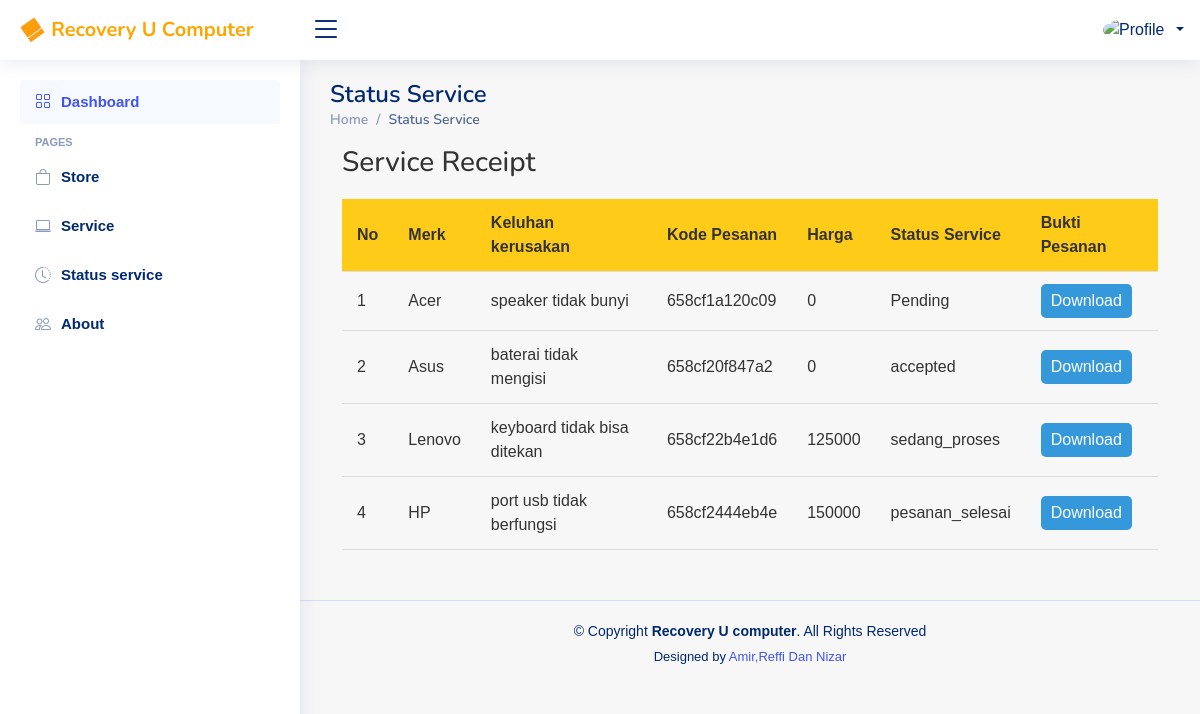
Screenshot of /user/content/status/status.php with the database file from the repository.
### tables this page shows
CREATE TABLE `service_requests` (
  `id_pesan` int(50) NOT NULL,
  `merk` varchar(50) NOT NULL,
  `foto` varchar(255) NOT NULL,
  `detail` text NOT NULL,
  `create_at` timestamp NOT NULL DEFAULT current_timestamp(),
  `token` varchar(100) DEFAULT NULL,
  `tanggal` date DEFAULT NULL,
  `jam` varchar(20) DEFAULT NULL,
  `nama_lengkap` varchar(100) DEFAULT NULL,
  `telepon` varchar(20) DEFAULT NULL,
  `status` varchar(20) NOT NULL DEFAULT 'pending',
  `price` int(200) NOT NULL
);

### user/content/status/status.php (the view, shortened to what this page needs)
<?php
class DatabaseManager
{
  protected $conn;
  public function __construct($connection)
  {
    $this->conn = $connection;
  }
  public function executeQuery($query)
  {
    return mysqli_query($this->conn, $query);
  }
  public function getProducts()
  {
    return $this->executeQuery("SELECT id_pesan, merk, detail, token, price, status FROM service_requests ORDER BY id_pesan ASC");
  }
}
class ProductService extends DatabaseManager
{
  public function displayProducts()
  {
    $products = $this->getProducts();
    $index = 1;
    if (mysqli_num_rows($products) > 0) {
      while ($row = mysqli_fetch_assoc($products)) {
        echo '<tr>
                <td>' . $index . '</td>
                <td>' . $row['merk'] . '</td>
                <td>' . $row['detail'] . '</td>
                <td>' . $row['token'] . '</td>
                <td>' . $row['price'] . '</td>
                <td>';
        $index++;
        if ($row['status'] == 'pending') {
          echo '<span class="pending-label">Pending</span>';
        } else {
          echo $row['status'];
        }
        echo '<td><a href="struk.php?id=' . $row['id_pesan'] . '">Download</a></td>';
      }
    } else {
      echo "No data found";
    }
  }
}
$ds = DIRECTORY_SEPARATOR;
$base_dir = realpath(dirname(__FILE__) . $ds . '../../../') . $ds;
require_once("{$base_dir}user{$ds}core{$ds}header.php");
require_once("/xampp/htdocs/help-center/help-center/help-center/user/core/connection.php");
$productService = new ProductService($conn);
?>
<main id="main" class="main">
  <div class="pagetitle">
    <h1>Status Service</h1>
    <nav>
      <ol class="breadcrumb">
        <li class="breadcrumb-item"><a href="/help-center/help-center/help-center/user/content/dashboard/dashboard.php">Home</a></li>
        <li class="breadcrumb-item active">Status Service</li>
      </ol>
    </nav>
  </div>
  <section class="section dashboard">
    <div class="row">
      <h3>Service Receipt</h3>
      <div class="table-container">
        <table class="receipt-table">
          <thead>
            <tr>
              <th>No</th>
              <th>Merk</th>
              <th>Keluhan kerusakan</th>
              <th>Kode Pesanan</th>
              <th>Harga</th>
              <th>Status Service</th>
              <th>Bukti Pesanan</th>
            </tr>
          </thead>
          <tbody>
            <?php $productService->displayProducts(); ?>
          </tbody>
        </table>
      </div>
    </div>
  </section>
</main>
<?php require_once("{$base_dir}user{$ds}core{$ds}footer.php"); ?>

### user/core/header.php (shortened to what this page needs)
<!DOCTYPE html>
<html lang="en">
<head>
  <link href="../../../assets/vendor/bootstrap/css/bootstrap.min.css" rel="stylesheet">
  <link href="../../../assets/vendor/bootstrap-icons/bootstrap-icons.css" rel="stylesheet">
  <link href="../../../assets/vendor/boxicons/css/boxicons.min.css" rel="stylesheet">
  <link href="../../../assets/vendor/quill/quill.snow.css" rel="stylesheet">
  <link href="../../../assets/vendor/quill/quill.bubble.css" rel="stylesheet">
  <link href="../../../assets/vendor/remixicon/remixicon.css" rel="stylesheet">
  <link href="../../../assets/vendor/simple-datatables/style.css" rel="stylesheet">
  <link href="../../../assets/css/style.css" rel="stylesheet">
</head>
<body>
  <header id="header" class="header fixed-top d-flex align-items-center">
    <div class="d-flex align-items-center justify-content-between">
      <a href="../dashboard/dashboard.php" class="logo d-flex align-items-center">
        <img src="../../../assets/img/icon.png" alt="">
        <span style="color: orange; font-size:20px;" class="d-none d-lg-block">Recovery U Computer</span>
      </a>
      <i class="bi bi-list toggle-sidebar-btn"></i>
    </div>
    <nav class="header-nav ms-auto">
      <ul class="d-flex align-items-center">
        <li class="nav-item dropdown pe-3">
          <a class="nav-link nav-profile d-flex align-items-center pe-0" href="../dashboard/dashboard.php" data-bs-toggle="dropdown">
            <img src="../../../assets/img/admin.jpg" alt="Profile" class="rounded-circle">
            <span class="d-none d-md-block dropdown-toggle ps-2"><?php echo $_SESSION['user_name'] ?>
            </span>
          </a>
        </li>
      </ul>
    </nav>
  </header>
  <?php include 'sidebar.php'; ?>

### user/core/sidebar.php
<aside id="sidebar" class="sidebar">
  <ul class="sidebar-nav" id="sidebar-nav">
    <li class="nav-item">
      <a class="nav-link " href="../dashboard/dashboard.php">
        <i  class="bi bi-grid"></i>
        <span >Dashboard</span>
      </a>
    </li>
    <li class="nav-heading">Pages</li>
    <li class="nav-item">
      <a class="nav-link collapsed" href="../store/store.php">
        <i  class="bi bi-bag"></i>
        <span >Store</span>
      </a>
    </li>
    <li class="nav-item">
      <a class="nav-link collapsed" href="../service/service.php">
        <i  class="bi bi-laptop"></i>
        <span >Service</span>
      </a>
    </li>
    <li class="nav-item">
      <a class="nav-link collapsed" href="../status/status.php">
        <i  class="bi bi-clock-history"></i>
        <span >Status service</span>
      </a>
    </li>
    <li class="nav-item">
      <a class="nav-link collapsed" href="../about/About.php">
        <i  class="bi bi-people"></i>
        <span >About</span>
      </a>
    </li>
  </ul>
</aside>

### user/core/footer.php (shortened to what this page needs)
<footer id="footer" class="footer">
  <div class="copyright">
    &copy; Copyright <strong><span>Recovery U computer</span></strong>. All Rights Reserved
  </div>
  <div class="credits">
    Designed by <a href="https://ubpkarawang.ac.id/">Amir,Reffi Dan Nizar</a>
  </div>
</footer>
</body>
</html>

### assets/css/style.css (style rules this page uses)
:root { scroll-behavior: smooth; }
body { font-family: "Open Sans", sans-serif; background: #f6f9ff; color: #444444; }
a { color: #4154f1; text-decoration: none; }
h1, h2, h3, h4, h5, h6 { font-family: "Nunito", sans-serif; }
#main { margin-top: 60px; padding: 20px 30px; transition: all 0.3s; }
.pagetitle { margin-bottom: 10px; }
.pagetitle h1 { font-size: 24px; margin-bottom: 0; font-weight: 600; color: #012970; }
.breadcrumb { font-size: 14px; font-family: "Nunito", sans-serif; color: #899bbd; font-weight: 600; }
.breadcrumb a { color: #899bbd; transition: 0.3s; }
.breadcrumb .breadcrumb-item::before { color: #899bbd; }
.breadcrumb .active { color: #51678f; font-weight: 600; }
.logo { line-height: 1; }
@media (min-width: 1200px) { .logo { width: 280px; } }
.logo img { max-height: 26px; margin-right: 6px; }
.logo span { font-size: 26px; font-weight: 700; color: #012970; font-family: "Nunito", sans-serif; }
.header { transition: all 0.5s; z-index: 997; height: 60px; box-shadow: 0px 2px 20px rgba(1, 41, 112, 0.1); background-color: #fff; padding-left: 20px; }
.header .toggle-sidebar-btn { font-size: 32px; padding-left: 10px; cursor: pointer; color: #012970; }
.header-nav ul { list-style: none; }
.header-nav>ul { margin: 0; padding: 0; }
.header-nav .nav-profile { color: #012970; }
.header-nav .nav-profile img { max-height: 36px; }
.header-nav .nav-profile span { font-size: 14px; font-weight: 600; }
.sidebar { position: fixed; top: 60px; left: 0; bottom: 0; width: 300px; z-index: 996; transition: all 0.3s; padding: 20px; overflow-y: auto; scrollbar-width: thin; scrollbar-color: #aab7cf transparent; box-shadow: 0px 0px 20px rgba(1, 41, 112, 0.1); background-color: #fff; }
@media (min-width: 1200px) { #main, #footer { margin-left: 300px; } }
.sidebar-nav { padding: 0; margin: 0; list-style: none; }
.sidebar-nav li { padding: 0; margin: 0; list-style: none; }
.sidebar-nav .nav-item { margin-bottom: 5px; }
.sidebar-nav .nav-heading { font-size: 11px; text-transform: uppercase; color: #899bbd; font-weight: 600; margin: 10px 0 5px 15px; }
.sidebar-nav .nav-link { display: flex; align-items: center; font-size: 15px; font-weight: 600; color: #4154f1; transition: 0.3; background: #f6f9ff; padding: 10px 15px; border-radius: 4px; }
.sidebar-nav .nav-link i { font-size: 16px; margin-right: 10px; color: #4154f1; }
.sidebar-nav .nav-link.collapsed { color: #012970; background: #fff; }
.sidebar-nav .nav-link.collapsed i { color: #899bbd; }
.footer { padding: 20px 0; font-size: 14px; transition: all 0.3s; border-top: 1px solid #cddfff; }
.footer .copyright { text-align: center; color: #012970; }
.footer .credits { padding-top: 5px; text-align: center; font-size: 13px; color: #012970; }
body { font-family: 'Poppins', sans-serif; overflow-x: hidden; text-rendering: optimizeLegibility; -webkit-font-smoothing: antialiased; -moz-osx-font-smoothing: grayscale; }
a { text-decoration: none !important; }
ul { padding: 0; margin: 0; list-style: none; }
h1, h2, h3, h4, h5, h6 { margin: 0px; }
header { position: absolute; z-index: 99999; width: 100%; height: 80px; background-color: #232323; -webkit-transition: all 0.3s ease-in-out 0s; -moz-transition: all 0.3s ease-in-out 0s; -o-transition: all 0.3s ease-in-out 0s; transition: all 0.3s ease-in-out 0s; }
footer { text-align: center; }

### user/content/status/status.php (style rules this page uses)
body { font-family: Arial, sans-serif; margin: 0; padding: 0; background-color: #f7f7f7; color: #333; }
.section { margin-bottom: 30px; }
.row { margin: 0 auto; max-width: 1200px; }
h1, h3 { margin-top: 0; }
.table-container { overflow-x: auto; }
.receipt-table { width: 100%; border-collapse: collapse; margin-top: 20px; }
.receipt-table th, .receipt-table td { padding: 12px 15px; text-align: left; border-bottom: 1px solid #ddd; }
.receipt-table th { background-color: #FFCB19; font-weight: bold; }
.receipt-table td a { display: inline-block; padding: 5px 10px; background-color: #3498db; color: #fff; text-decoration: none; border-radius: 5px; }

### rows the page displays
service_requests: merk "Acer", detail "speaker tidak bunyi", token "658cf1a120c09", price "0", status "Pending"
service_requests: merk "Asus", detail "baterai tidak mengisi", token "658cf20f847a2", price "0", status "accepted"
service_requests: merk "Lenovo", detail "keyboard tidak bisa ditekan", token "658cf22b4e1d6", price "125000", status "sedang_proses"
service_requests: merk "HP", detail "port usb tidak berfungsi", token "658cf2444eb4e", price "150000", status "pesanan_selesai"
